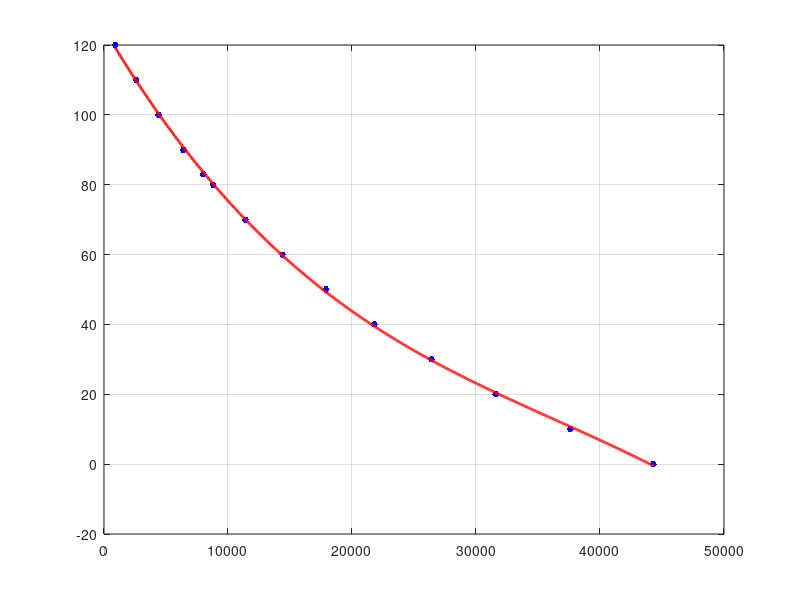

This figure's MATLAB source:
% Code to curvefit Launch vehicle C3 values vs mass of payload
clc;
clear all;

C3 = [0,10,20,30,40,50,60,70,80,83,90,100,110,120];
Mass = [44.3, 37.6, 31.6, 26.4, 21.8, 17.9, 14.4, 11.4, 8.8, 8.0, 6.4, 4.4, 2.6, 0.9].*1000; %kg


coefficients = polyfit(Mass, C3, 3);

xFit = linspace(min(Mass), max(Mass), 1000);
yFit = polyval(coefficients , xFit);

plot(Mass, C3, 'b.', 'MarkerSize', 15);
hold on; % Set hold on so the next plot does not blow away the one we just drew.
plot(xFit, yFit, 'r-', 'LineWidth', 2); % Plot fitted line.
grid on;